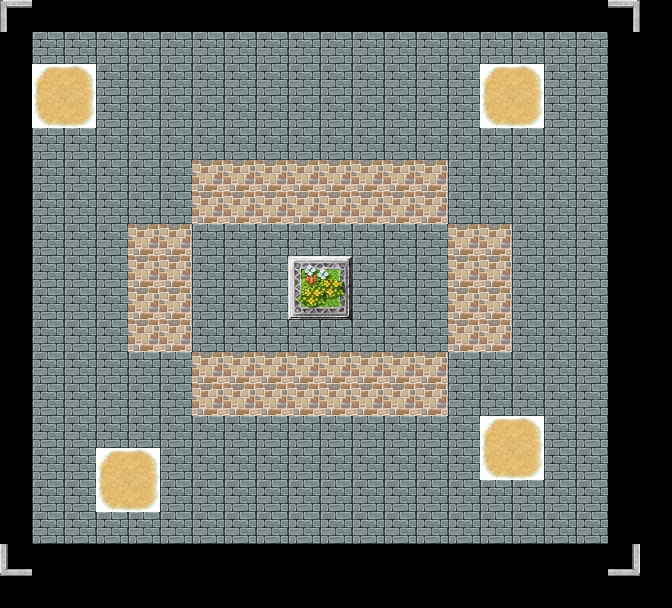

A 2D game scene composited from a Tiled map and its tileset images. What follows is a short description and the map's XML, with every tile layer's data as written:
An orthogonal 21x19 tile map with 32x32 px tiles, 1 tile layer (Capa de Patrones 1), 7 tilesets.

<map version="1.0" tiledversion="1.0.3" orientation="orthogonal" renderorder="right-down" width="21" height="19" tilewidth="32" tileheight="32" nextobjectid="1">
 <tileset firstgid="1" name="esc1" tilewidth="32" tileheight="32" tilecount="256" columns="16">
  <image source="esc1.png" width="512" height="512" />
 </tileset>
 <tileset firstgid="257" name="esc2" tilewidth="32" tileheight="32" tilecount="456" columns="19">
  <image source="esc2.png" width="611" height="770" />
 </tileset>
 <tileset firstgid="713" name="esc3" tilewidth="32" tileheight="32" tilecount="256" columns="16">
  <image source="esc3.png" width="512" height="512" />
 </tileset>
 <tileset firstgid="969" name="ext1" tilewidth="32" tileheight="32" tilecount="256" columns="16">
  <image source="ext1.jpg" width="512" height="512" />
 </tileset>
 <tileset firstgid="1225" name="ext2" tilewidth="32" tileheight="32" tilecount="256" columns="16">
  <image source="ext2.png" width="512" height="512" />
 </tileset>
 <tileset firstgid="1481" name="pisos2" tilewidth="32" tileheight="32" tilecount="192" columns="16">
  <image source="pisos2.jpg" width="512" height="384" />
 </tileset>
 <tileset firstgid="1673" name="pisos1" tilewidth="32" tileheight="32" tilecount="192" columns="16">
  <image source="pisos1.png" width="512" height="384" />
 </tileset>
 <layer name="Capa de Patrones 1" width="21" height="19">
  <data encoding="csv">
2147485348,0,0,0,0,0,0,0,0,0,0,0,0,0,0,0,0,0,0,1700,0,
0,1481,1481,1481,1481,1481,1481,1481,1481,1481,1481,1481,1481,1481,1481,1481,1481,1481,1481,0,0,
0,1835,1836,1481,1481,1481,1481,1481,1481,1481,1481,1481,1481,1481,1481,1835,1836,1481,1481,0,0,
0,1851,1852,1481,1481,1481,1481,1481,1481,1481,1481,1481,1481,1481,1481,1851,1852,1481,1481,0,0,
0,1481,1481,1481,1481,1481,1481,1481,1481,1481,1481,1481,1481,1481,1481,1481,1481,1481,1481,0,0,
0,1481,1481,1481,1481,1481,1531,1531,1531,1531,1531,1531,1531,1532,1481,1481,1481,1481,1481,0,0,
0,1481,1481,1481,1481,1481,1547,1547,1547,1547,1547,1547,1547,1548,1481,1481,1481,1481,1481,0,0,
0,1481,1481,1481,1531,1532,1481,1481,1481,1481,1481,1481,1481,1481,1531,1532,1481,1481,1481,0,0,
0,1481,1481,1481,1547,1548,1481,1481,1481,1404,1405,1481,1481,1481,1531,1532,1481,1481,1481,0,0,
0,1481,1481,1481,1531,1532,1481,1481,1481,1420,1421,1481,1481,1481,1531,1532,1481,1481,1481,0,0,
0,1481,1481,1481,1547,1548,1481,1481,1481,1481,1481,1481,1481,1481,1547,1548,1481,1481,1481,0,0,
0,1481,1481,1481,1481,1481,1531,1531,1531,1532,1531,1532,1531,1532,1481,1481,1481,1481,1481,0,0,
0,1481,1481,1481,1481,1481,1547,1547,1547,1548,1547,1548,1547,1548,1481,1481,1481,1481,1481,0,0,
0,1481,1481,1481,1481,1481,1481,1481,1481,1481,1481,1481,1481,1481,1481,1835,1836,1481,1481,0,0,
0,1481,1481,1835,1836,1481,1481,1481,1481,1481,1481,1481,1481,1481,1481,1851,1852,1481,1481,0,0,
0,1481,1481,1851,1852,1481,1481,1481,1481,1481,1481,1481,1481,1481,1481,1481,1481,1481,1481,0,0,
0,1481,1481,1481,1481,1481,1481,1481,1481,1481,1481,1481,1481,1481,1481,1481,1481,1481,1481,0,0,
536872612,0,0,0,0,0,0,0,0,0,0,0,0,0,0,0,0,0,0,2684356260,0,
0,0,0,0,0,0,0,0,0,0,0,0,0,0,0,0,0,0,0,0,0
</data>
 </layer>
</map>
